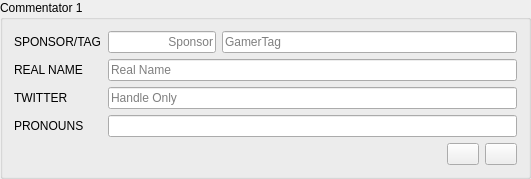
<?xml version="1.0" encoding="UTF-8"?>
<ui version="4.0">
 <class>GroupBox</class>
 <widget class="QGroupBox" name="GroupBox">
  <property name="geometry">
   <rect>
    <x>0</x>
    <y>0</y>
    <width>531</width>
    <height>167</height>
   </rect>
  </property>
  <property name="sizePolicy">
   <sizepolicy hsizetype="Preferred" vsizetype="Maximum">
    <horstretch>0</horstretch>
    <verstretch>0</verstretch>
   </sizepolicy>
  </property>
  <property name="windowTitle">
   <string>GroupBox</string>
  </property>
  <property name="title">
   <string>Commentator 1</string>
  </property>
  <layout class="QFormLayout" name="formLayout">
   <item row="1" column="0">
    <widget class="QLabel" name="nameLabel">
     <property name="text">
      <string>SPONSOR/TAG</string>
     </property>
    </widget>
   </item>
   <item row="1" column="1">
    <layout class="QHBoxLayout" name="horizontalLayout">
     <item>
      <widget class="QLineEdit" name="team">
       <property name="sizePolicy">
        <sizepolicy hsizetype="Maximum" vsizetype="Fixed">
         <horstretch>0</horstretch>
         <verstretch>0</verstretch>
        </sizepolicy>
       </property>
       <property name="alignment">
        <set>Qt::AlignRight|Qt::AlignTrailing|Qt::AlignVCenter</set>
       </property>
       <property name="placeholderText">
        <string>Sponsor</string>
       </property>
      </widget>
     </item>
     <item>
      <widget class="QLineEdit" name="name">
       <property name="placeholderText">
        <string>GamerTag</string>
       </property>
      </widget>
     </item>
    </layout>
   </item>
   <item row="2" column="0">
    <widget class="QLabel" name="real_nameLabel">
     <property name="text">
      <string>REAL NAME</string>
     </property>
    </widget>
   </item>
   <item row="2" column="1">
    <widget class="QLineEdit" name="real_name">
     <property name="placeholderText">
      <string>Real Name</string>
     </property>
    </widget>
   </item>
   <item row="3" column="0">
    <widget class="QLabel" name="twitterLabel">
     <property name="text">
      <string>TWITTER</string>
     </property>
    </widget>
   </item>
   <item row="3" column="1">
    <widget class="QLineEdit" name="twitter">
     <property name="placeholderText">
      <string>Handle Only</string>
     </property>
    </widget>
   </item>
   <item row="4" column="0">
    <widget class="QLabel" name="pronounLabel">
     <property name="text">
      <string>PRONOUNS</string>
     </property>
    </widget>
   </item>
   <item row="4" column="0" colspan="2">
    <widget class="QLineEdit" name="pronoun">
    </widget>
   </item>
   <item row="5" column="0" colspan="2">
    <layout class="QHBoxLayout" name="horizontalLayout_4">
     <item>
      <spacer name="horizontalSpacer">
       <property name="orientation">
        <enum>Qt::Horizontal</enum>
       </property>
       <property name="sizeHint" stdset="0">
        <size>
         <width>40</width>
         <height>20</height>
        </size>
       </property>
      </spacer>
     </item>
     <item alignment="Qt::AlignRight">
      <widget class="QPushButton" name="btUp">
       <property name="sizePolicy">
        <sizepolicy hsizetype="Maximum" vsizetype="Fixed">
         <horstretch>0</horstretch>
         <verstretch>0</verstretch>
        </sizepolicy>
       </property>
       <property name="maximumSize">
        <size>
         <width>32</width>
         <height>16777215</height>
        </size>
       </property>
       <property name="layoutDirection">
        <enum>Qt::RightToLeft</enum>
       </property>
       <property name="text">
        <string/>
       </property>
      </widget>
     </item>
     <item alignment="Qt::AlignRight">
      <widget class="QPushButton" name="btDown">
       <property name="sizePolicy">
        <sizepolicy hsizetype="Maximum" vsizetype="Fixed">
         <horstretch>0</horstretch>
         <verstretch>0</verstretch>
        </sizepolicy>
       </property>
       <property name="maximumSize">
        <size>
         <width>32</width>
         <height>16777215</height>
        </size>
       </property>
       <property name="layoutDirection">
        <enum>Qt::RightToLeft</enum>
       </property>
       <property name="text">
        <string/>
       </property>
      </widget>
     </item>
    </layout>
   </item>
  </layout>
 </widget>
 <resources/>
 <connections/>
</ui>
